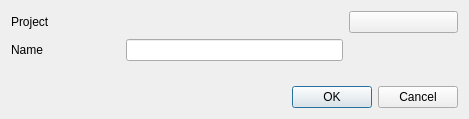
<?xml version="1.0" encoding="UTF-8"?>
<ui version="4.0">
 <class>ITrkToAreaDialog</class>
 <widget class="QDialog" name="ITrkToAreaDialog">
  <property name="geometry">
   <rect>
    <x>0</x>
    <y>0</y>
    <width>469</width>
    <height>119</height>
   </rect>
  </property>
  <property name="windowTitle">
   <string>Convert to Area</string>
  </property>
  <layout class="QVBoxLayout" name="verticalLayout">
   <item>
    <layout class="QGridLayout" name="gridLayout">
     <item row="1" column="1" colspan="2">
      <widget class="QLineEdit" name="lineEditAreaName"/>
     </item>
     <item row="0" column="3">
      <widget class="QPushButton" name="pushButtonProject">
       <property name="toolTip">
        <string>Change Project</string>
       </property>
       <property name="text">
        <string/>
       </property>
       <property name="icon">
        <iconset resource="../../resources.qrc">
         <normaloff>:/icons/32x32/GpxProject.png</normaloff>:/icons/32x32/GpxProject.png</iconset>
       </property>
      </widget>
     </item>
     <item row="1" column="0">
      <widget class="QLabel" name="labeName">
       <property name="text">
        <string>Name</string>
       </property>
      </widget>
     </item>
     <item row="0" column="0">
      <widget class="QLabel" name="labelProject">
       <property name="text">
        <string>Project</string>
       </property>
      </widget>
     </item>
     <item row="0" column="1" colspan="2">
      <widget class="QLabel" name="labelProjectName">
       <property name="text">
        <string/>
       </property>
      </widget>
     </item>
    </layout>
   </item>
   <item>
    <spacer name="verticalSpacer">
     <property name="orientation">
      <enum>Qt::Orientation::Vertical</enum>
     </property>
     <property name="sizeHint" stdset="0">
      <size>
       <width>20</width>
       <height>40</height>
      </size>
     </property>
    </spacer>
   </item>
   <item>
    <widget class="QDialogButtonBox" name="buttonBox">
     <property name="orientation">
      <enum>Qt::Orientation::Horizontal</enum>
     </property>
     <property name="standardButtons">
      <set>QDialogButtonBox::StandardButton::Cancel|QDialogButtonBox::StandardButton::Ok</set>
     </property>
    </widget>
   </item>
  </layout>
 </widget>
 <resources>
  <include location="../../resources.qrc"/>
 </resources>
 <connections>
  <connection>
   <sender>buttonBox</sender>
   <signal>accepted()</signal>
   <receiver>ITrkToAreaDialog</receiver>
   <slot>accept()</slot>
   <hints>
    <hint type="sourcelabel">
     <x>248</x>
     <y>254</y>
    </hint>
    <hint type="destinationlabel">
     <x>157</x>
     <y>274</y>
    </hint>
   </hints>
  </connection>
  <connection>
   <sender>buttonBox</sender>
   <signal>rejected()</signal>
   <receiver>ITrkToAreaDialog</receiver>
   <slot>reject()</slot>
   <hints>
    <hint type="sourcelabel">
     <x>316</x>
     <y>260</y>
    </hint>
    <hint type="destinationlabel">
     <x>286</x>
     <y>274</y>
    </hint>
   </hints>
  </connection>
 </connections>
</ui>
